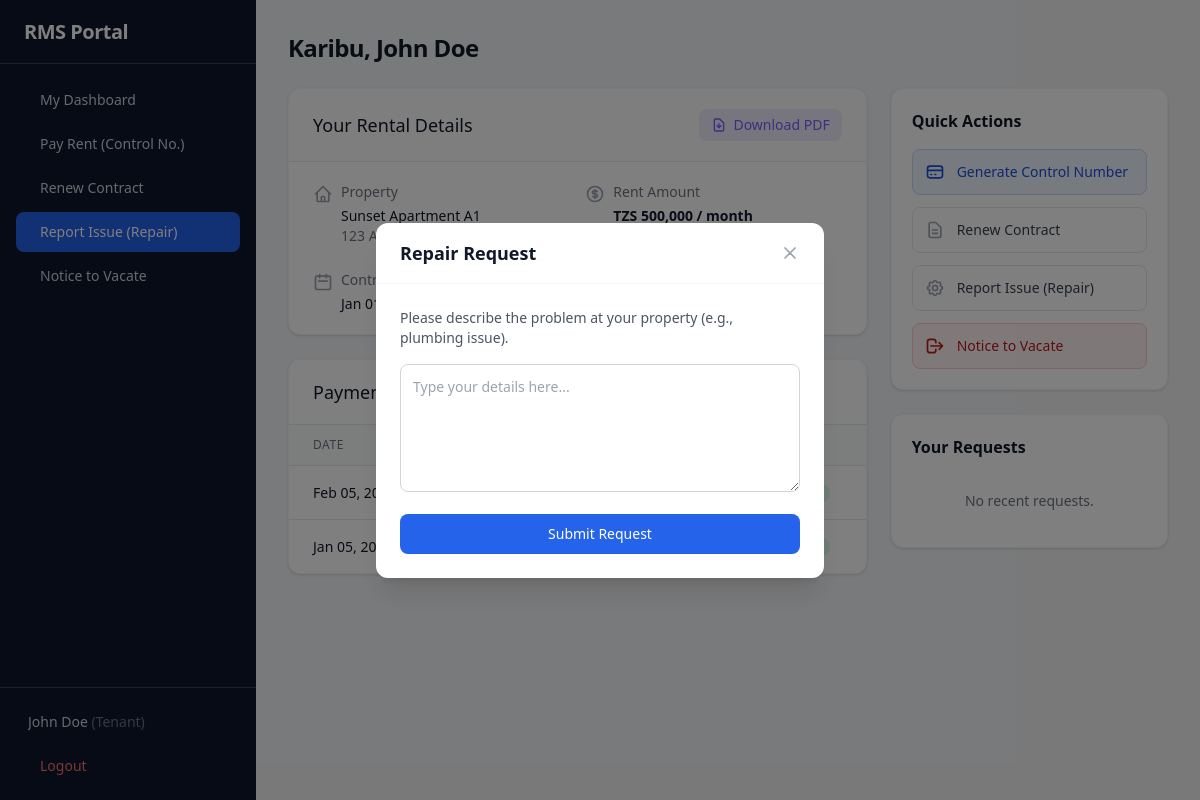
The page /index.php?action=maintenance (signed in) on the database its author committed.
### tables this page shows
CREATE TABLE IF NOT EXISTS users (
    id VARCHAR(20) PRIMARY KEY,
    username VARCHAR(50) UNIQUE NOT NULL,
    password VARCHAR(255) NOT NULL,
    full_name VARCHAR(255) DEFAULT NULL,
    phone VARCHAR(50) DEFAULT NULL,
    email VARCHAR(255) DEFAULT NULL,
    nida VARCHAR(50) DEFAULT NULL,
    role ENUM('admin','tenant','landlord') NOT NULL DEFAULT 'tenant',
    approved TINYINT(1) NOT NULL DEFAULT 1,
    property_address TEXT DEFAULT NULL,
    tenant_id VARCHAR(20) DEFAULT NULL,
    must_change_password TINYINT(1) NOT NULL DEFAULT 1,
    created_at TIMESTAMP DEFAULT CURRENT_TIMESTAMP
);

CREATE TABLE IF NOT EXISTS tenants (
    id VARCHAR(20) PRIMARY KEY,
    name VARCHAR(255) NOT NULL,
    email VARCHAR(255) DEFAULT NULL,
    phone VARCHAR(50) NOT NULL,
    nida VARCHAR(50) DEFAULT NULL,
    landlord_id VARCHAR(20) DEFAULT NULL,
    created_at TIMESTAMP DEFAULT CURRENT_TIMESTAMP
);

CREATE TABLE IF NOT EXISTS properties (
    id VARCHAR(20) PRIMARY KEY,
    title VARCHAR(255) NOT NULL,
    address TEXT NOT NULL,
    landlord_id VARCHAR(20) DEFAULT NULL,
    rent_amount DECIMAL(12,2) NOT NULL DEFAULT 0,
    status ENUM('available','rented','maintenance') NOT NULL DEFAULT 'available',
    created_at TIMESTAMP DEFAULT CURRENT_TIMESTAMP
);

CREATE TABLE IF NOT EXISTS contracts (
    id VARCHAR(20) PRIMARY KEY,
    property_id VARCHAR(20) NOT NULL,
    tenant_id VARCHAR(20) NOT NULL,
    start_date DATE NOT NULL,
    end_date DATE NOT NULL,
    status ENUM('active','terminated') NOT NULL DEFAULT 'active',
    created_at TIMESTAMP DEFAULT CURRENT_TIMESTAMP
);

CREATE TABLE IF NOT EXISTS payments (
    id VARCHAR(20) PRIMARY KEY,
    contract_id VARCHAR(20) NOT NULL,
    amount DECIMAL(12,2) NOT NULL DEFAULT 0,
    date DATE NOT NULL,
    method VARCHAR(50) NOT NULL DEFAULT 'bank_transfer',
    status ENUM('completed','pending') NOT NULL DEFAULT 'pending',
    control_number VARCHAR(50) DEFAULT NULL,
    created_at TIMESTAMP DEFAULT CURRENT_TIMESTAMP
);

### tenant_dashboard.php (the view, shortened to what the rows shown need)
<?php
require_once __DIR__ . '/config/database.php';
require_once __DIR__ . '/includes/auth.php';
require_once __DIR__ . '/includes/helpers.php';
$user = getCurrentUser();
$tenant_id = $user['tenant_id'];
$tenant = db()->prepare("SELECT * FROM tenants WHERE id = ?");
$tenant->execute([$tenant_id]);
$tenant = $tenant->fetch();
$contract = db()->prepare("SELECT * FROM contracts WHERE tenant_id = ? AND status='active' LIMIT 1");
$contract->execute([$tenant_id]);
$contract = $contract->fetch();
$property = db()->prepare("SELECT * FROM properties WHERE id = ?");
$property->execute([$contract['property_id']]);
$property = $property->fetch();
$stmt = db()->prepare("SELECT * FROM payments WHERE contract_id = ? ORDER BY date DESC");
$stmt->execute([$contract['id']]);
$payments = $stmt->fetchAll();
$stmt = db()->prepare("SELECT * FROM service_requests WHERE tenant_id = ? ORDER BY date DESC");
$stmt->execute([$tenant_id]);
$requests = $stmt->fetchAll();
$pending_payments = array_filter($payments, fn($p) => $p['status'] === 'pending');
?>
<div class="space-y-6">
    <h1 class="text-2xl font-bold tracking-tight text-gray-900">Karibu, <?= hsc($tenant['name']) ?></h1>
    <div class="grid grid-cols-1 lg:grid-cols-12 gap-6">
        <div class="lg:col-span-8 space-y-6">
            <div class="bg-white rounded-xl shadow border border-gray-100 overflow-hidden">
                <div class="px-6 py-5 border-b border-gray-200 flex justify-between items-center bg-gray-50/50">
                    <h3 class="text-lg font-medium leading-6 text-gray-900">Your Rental Details</h3>
                    <a href="pdf_generate.php?contract_id=<?= $contract['id'] ?>" class="flex items-center text-sm font-medium text-[#7B5CFA] hover:text-[#6849E3] bg-[#7B5CFA]/10 px-3 py-1.5 rounded-lg transition-colors">
                        <svg class="w-4 h-4 mr-1.5" fill="none" stroke="currentColor" viewBox="0 0 24 24"><path stroke-linecap="round" stroke-linejoin="round" stroke-width="2" d="M12 10v6m0 0l-3-3m3 3l3-3m2 8H7a2 2 0 01-2-2V5a2 2 0 012-2h5.586a1 1 0 01.707.293l5.414 5.414a1 1 0 01.293.707V19a2 2 0 01-2 2z"/></svg>
                        Download PDF
                    </a>
                </div>
                <div class="px-6 py-5">
                    <dl class="grid grid-cols-1 gap-x-4 gap-y-6 sm:grid-cols-2">
                        <div class="sm:col-span-1 flex items-start">
                            <div><dt class="text-sm font-medium text-gray-500">Property</dt><dd class="mt-1 text-sm text-gray-900"><?= hsc($property['title']) ?></dd><dd class="text-sm text-gray-500"><?= hsc($property['address']) ?></dd></div>
                        </div>
                        <div class="sm:col-span-1 flex items-start">
                            <div><dt class="text-sm font-medium text-gray-500">Rent Amount</dt><dd class="mt-1 text-sm text-gray-900 font-bold"><?= formatCurrency($property['rent_amount']) ?> / month</dd></div>
                        </div>
                        <div class="sm:col-span-1 flex items-start">
                            <svg class="w-5 h-5 text-gray-400 mr-2 mt-0.5" fill="none" stroke="currentColor" viewBox="0 0 24 24"><path stroke-linecap="round" stroke-linejoin="round" stroke-width="2" d="M8 7V3m8 4V3m-9 8h10M5 21h14a2 2 0 002-2V7a2 2 0 00-2-2H5a2 2 0 00-2 2v12a2 2 0 002 2z"/></svg>
                            <div><dt class="text-sm font-medium text-gray-500">Contract Period</dt><dd class="mt-1 text-sm text-gray-900"><?= date('M d, Y', strtotime($contract['start_date'])) ?> - <?= date('M d, Y', strtotime($contract['end_date'])) ?></dd></div>
                        </div>
                    </dl>
                </div>
            </div>
            <div class="bg-white rounded-xl shadow border border-gray-100 overflow-hidden">
                <div class="px-6 py-5 border-b border-gray-200 flex justify-between items-center">
                    <h3 class="text-lg font-medium leading-6 text-gray-900">Payment History</h3>
                </div>
                <div class="overflow-x-auto">
                    <table class="min-w-full divide-y divide-gray-200">
                        <thead class="bg-gray-50">
                            <tr><th class="px-6 py-3 text-left text-xs font-medium text-gray-500 uppercase tracking-wider">Date</th><th class="px-6 py-3 text-left text-xs font-medium text-gray-500 uppercase tracking-wider">Amount</th><th class="px-6 py-3 text-left text-xs font-medium text-gray-500 uppercase tracking-wider">Method</th><th class="px-6 py-3 text-left text-xs font-medium text-gray-500 uppercase tracking-wider">Status</th></tr>
                        </thead>
                        <tbody class="divide-y divide-gray-200 bg-white">
                            <?php foreach ($payments as $p): ?>
                            <tr><td class="whitespace-nowrap px-6 py-4 text-sm text-gray-900"><?= date('M d, Y', strtotime($p['date'])) ?></td>
                                <td class="whitespace-nowrap px-6 py-4 text-sm font-bold text-gray-900"><?= formatCurrency($p['amount']) ?></td>
                                <td class="whitespace-nowrap px-6 py-4 text-sm capitalize text-gray-500"></td>
                                <td class="whitespace-nowrap px-6 py-4 text-sm"><?= statusBadge($p['status']) ?></td></tr>
                            <?php endforeach; ?>
                        </tbody>
                    </table>
                </div>
            </div>
        </div>
        <div class="lg:col-span-4 space-y-6">
            <div class="bg-white rounded-xl shadow border border-gray-100 p-5">
                <h3 class="text-base font-semibold text-gray-900 mb-4">Quick Actions</h3>
                <div class="grid grid-cols-1 gap-3">
                    <a href="?action=generate_control_number" <?php if (count($pending_payments) > 0): ?>onclick="return confirm('You already have a pending rent payment. Generate anyway?')"<?php endif; ?>
                       class="w-full flex items-center justify-between p-3 rounded-lg border border-blue-200 bg-blue-50 text-blue-700 hover:bg-blue-100 transition-colors">
                        <span class="flex items-center text-sm font-medium"><svg class="w-5 h-5 mr-3" fill="none" stroke="currentColor" viewBox="0 0 24 24"><path stroke-linecap="round" stroke-linejoin="round" stroke-width="2" d="M3 10h18M7 15h1m4 0h1m-7 4h12a3 3 0 003-3V8a3 3 0 00-3-3H6a3 3 0 00-3 3v8a3 3 0 003 3z"/></svg>Generate Control Number</span>
                    </a>
                    <button onclick="openRequestModal('extension')" class="w-full flex items-center justify-between p-3 rounded-lg border border-gray-200 hover:bg-gray-50 transition-colors">
                        <span class="flex items-center text-sm font-medium text-gray-700"><svg class="w-5 h-5 mr-3 text-gray-400" fill="none" stroke="currentColor" viewBox="0 0 24 24"><path stroke-linecap="round" stroke-linejoin="round" stroke-width="2" d="M9 12h6m-6 4h6m2 5H7a2 2 0 01-2-2V5a2 2 0 012-2h5.586a1 1 0 01.707.293l5.414 5.414a1 1 0 01.293.707V19a2 2 0 01-2 2z"/></svg>Renew Contract</span>
                    </button>
                    <button onclick="openRequestModal('maintenance')" class="w-full flex items-center justify-between p-3 rounded-lg border border-gray-200 hover:bg-gray-50 transition-colors">
                        <span class="flex items-center text-sm font-medium text-gray-700">Report Issue (Repair)</span>
                    </button>
                    <button onclick="openRequestModal('move_out')" class="w-full flex items-center justify-between p-3 rounded-lg border border-red-200 bg-red-50 text-red-700 hover:bg-red-100 transition-colors">
                        <span class="flex items-center text-sm font-medium"><svg class="w-5 h-5 mr-3" fill="none" stroke="currentColor" viewBox="0 0 24 24"><path stroke-linecap="round" stroke-linejoin="round" stroke-width="2" d="M17 16l4-4m0 0l-4-4m4 4H7m6 4v1a3 3 0 01-3 3H6a3 3 0 01-3-3V7a3 3 0 013-3h4a3 3 0 013 3v1"/></svg>Notice to Vacate</span>
                    </button>
                </div>
            </div>
            <div class="bg-white rounded-xl shadow border border-gray-100 p-5">
                <h3 class="text-base font-semibold text-gray-900 mb-4">Your Requests</h3>
                <?php if (count($requests) > 0): ?>
                <ul class="divide-y divide-gray-100 space-y-3">
                    <?php foreach (array_slice($requests, 0, 5) as $req): ?>
                    <li class="pt-3 first:pt-0">
                        <div class="flex justify-between items-start">
                            <div><p class="text-sm font-medium text-gray-900"><?= getRequestLabel($req['type']) ?></p><p class="text-xs text-gray-500 mt-1 truncate max-w-[150px]"><?= hsc($req['description']) ?></p></div>
                            <span class="px-2 py-1 text-xs rounded-full font-medium <?= $req['status'] === 'pending' ? 'bg-yellow-100 text-yellow-700' : 'bg-green-100 text-green-700' ?>"><?= $req['status'] ?></span>
                        </div>
                    </li>
                    <?php endforeach; ?>
                </ul>
                <?php else: ?>
                <p class="text-sm text-gray-500 text-center py-4">No recent requests.</p>
                <?php endif; ?>
            </div>
        </div>
    </div>
</div>
<div id="requestModal" class="fixed inset-0 z-50 hidden flex items-center justify-center bg-black/50 p-4">
    <div class="bg-white rounded-xl shadow-xl w-full max-w-md">
        <div class="flex justify-between items-center px-6 py-4 border-b border-gray-100">
            <h3 id="modalTitle" class="text-lg font-semibold text-gray-900"></h3>
            <button onclick="closeRequestModal()" class="text-gray-400 hover:text-gray-500"><svg class="w-5 h-5" fill="none" stroke="currentColor" viewBox="0 0 24 24"><path stroke-linecap="round" stroke-linejoin="round" stroke-width="2" d="M6 18L18 6M6 6l12 12"/></svg></button>
        </div>
        <form method="post" class="p-6">
            <p id="modalDesc" class="text-sm text-gray-600 mb-4"></p>
            <textarea name="description" required class="w-full h-32 rounded-lg border border-gray-300 p-3 text-sm focus:ring-1 focus:ring-blue-500 focus:border-blue-500" placeholder="Type your details here..."></textarea>
            <button type="submit" class="mt-4 w-full flex justify-center py-2.5 px-4 rounded-lg bg-blue-600 text-white font-medium text-sm hover:bg-blue-700">Submit Request</button>
        </form>
    </div>
</div>
<?php
$content = ob_get_clean();
require __DIR__ . '/includes/layout.php';

### includes/layout.php (shortened to what the rows shown need)
<?php
require_once __DIR__ . '/auth.php';
require_once __DIR__ . '/helpers.php';
$user = getCurrentUser();
$current_page = basename($_SERVER['PHP_SELF'], '.php') ?: 'index';
$current_action = $_GET['action'] ?? '';
$admin_links = [
    ['name' => 'Dashboard', 'path' => 'index.php', 'icon' => 'dashboard'],
    ['name' => 'Users', 'path' => 'users.php', 'icon' => 'users'],
];
$landlord_links = [
    ['name' => 'Dashboard', 'path' => 'index.php', 'icon' => 'dashboard'],
    ['name' => 'My Properties', 'path' => 'properties.php', 'icon' => 'building'],
    ['name' => 'Tenants', 'path' => 'tenants.php', 'icon' => 'users'],
    ['name' => 'Contracts', 'path' => 'contracts.php', 'icon' => 'file-text'],
    ['name' => 'Payments', 'path' => 'payments.php', 'icon' => 'credit-card'],
    ['name' => 'Requests', 'path' => 'requests.php', 'icon' => 'message-square'],
    ['name' => 'Reports', 'path' => 'reports.php', 'icon' => 'bar-chart'],
];
$tenant_links = [
    ['name' => 'My Dashboard', 'path' => 'index.php', 'icon' => 'dashboard', 'action' => ''],
    ['name' => 'Pay Rent (Control No.)', 'path' => 'index.php?action=generate_control_number', 'icon' => 'credit-card', 'action' => 'generate_control_number'],
    ['name' => 'Renew Contract', 'path' => 'index.php?action=extension', 'icon' => 'file-text', 'action' => 'extension'],
    ['name' => 'Report Issue (Repair)', 'path' => 'index.php?action=maintenance', 'icon' => 'wrench', 'action' => 'maintenance'],
    ['name' => 'Notice to Vacate', 'path' => 'index.php?action=move_out', 'icon' => 'file-output', 'action' => 'move_out'],
];
if ($user['role'] === 'admin') {
    $links = $admin_links;
} elseif ($user['role'] === 'landlord') {
    $links = $landlord_links;
} else {
    $links = $tenant_links;
}
?>
<!DOCTYPE html>
<html lang="en">
<head>
    <script src="https://cdn.tailwindcss.com"></script>
</head>
<body class="bg-gray-100">
<div class="min-h-screen flex" x-data="{ sidebarOpen: false }">
    <aside class="fixed lg:static inset-y-0 left-0 z-30 w-64 bg-slate-900 transform transition-transform duration-200 ease-in-out -translate-x-full lg:translate-x-0 flex flex-col"
           x-bind:class="sidebarOpen ? 'translate-x-0' : '-translate-x-full lg:translate-x-0'">
        <div class="h-16 flex items-center justify-between px-6 border-b border-slate-700">
            <h1 class="text-xl font-bold text-white tracking-tight">RMS Portal</h1>
        </div>
        <nav class="flex-1 px-4 py-4 space-y-1 overflow-y-auto">
            <?php foreach ($links as $link):
                $is_active = false;
                if (isset($link['action'])) {
                    $is_active = $current_page === 'index' && $current_action === $link['action'];
                    if ($link['action'] === '') {
                        $is_active = $current_page === 'index' && $current_action === '';
                    }
                } else {
                    $is_active = $current_page === basename($link['path'], '.php');
                }
            ?>
            <a href="<?= $link['path'] ?>"
               class="flex items-center px-3 py-2.5 text-sm font-medium rounded-lg transition-colors <?= $is_active ? 'bg-blue-600 text-white' : 'text-slate-300 hover:bg-slate-800 hover:text-white' ?>">
                <?= $link['name'] ?>
            </a>
            <?php endforeach; ?>
        </nav>
        <div class="p-4 border-t border-slate-700">
            <div class="flex items-center px-3 py-2 text-sm text-slate-300">
                <span class="truncate flex-1"><?= hsc($user['full_name'] ?: $user['username']) ?> <span class="text-slate-500 capitalize">(<?= $user['role'] ?>)</span></span>
            </div>
            <a href="logout.php"
               class="mt-2 w-full flex items-center px-3 py-2 text-sm font-medium text-red-400 rounded-lg hover:bg-slate-800 transition-colors">
                Logout
            </a>
        </div>
    </aside>
    <main class="flex-1 flex flex-col min-w-0">
        <div class="flex-1 overflow-y-auto p-4 sm:p-6 lg:p-8">
            <div class="max-w-7xl mx-auto">
                <?= $content ?? '' ?>
            </div>
        </div>
    </main>
</div>
</body>
</html>

### rows shown on the page
users: full_name "John Doe", role "Tenant"
tenants: name "John Doe"
properties: title "Sunset Apartment A1", address "123…", rent_amount "TZS 500,000"
contracts: start_date "Jan 01,…"
payments: date "Feb 05, 2025"
payments: date "Jan 05, 2025"

### other values the page prints
$link['name'] "My Dashboard"
$link['name'] "Pay Rent (Control No.)"
$link['name'] "Renew Contract"
$link['name'] "Report Issue (Repair)"
$link['name'] "Notice to Vacate"
